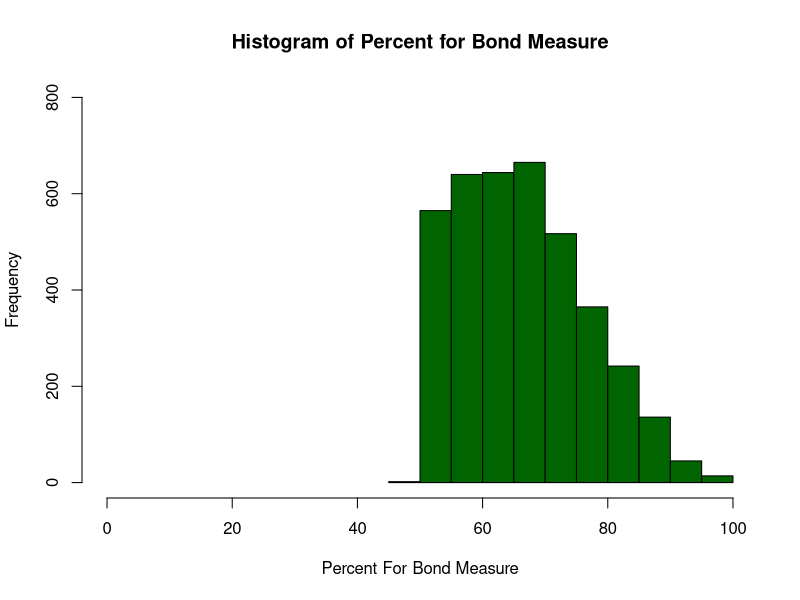
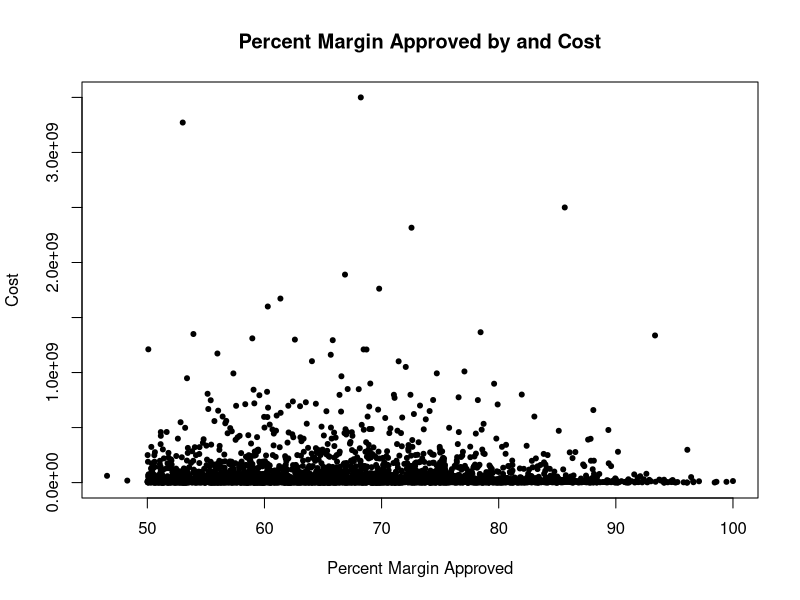

The R source for these figures, in order:
#import dataset
BondSet <- read.csv("Homework1_Bonds.csv")

##How many of these bonds were approved by voters, and how many were defeated? 
table(BondSet$Result)
#This function shows us the observations for the Result variable. 6761 were approved and 1508 were defeated.



##Calculate a new variable in the dataframe called “Votes_Total” that is the sum of the votes “for” and “against” the bond measure.  
BondSet$Votes_Total = BondSet$Votes_For + BondSet$Votes_Against
#This code just creates the new votes variable and sets the obs of the var as the sum of two pre-existing variables.

##Are there any differences in the rates of approved bonds across the four different government types?
approvedvars <- BondSet[BondSet$Result == 'Carried',]
prop.table(table(BondSet$Gov_Type,BondSet$Result),1)
#Here I subset the vars that approved bonds for future use
#I used a prop table, and calculated the row% with the ,1 to see rates of govt types.




##Create a subset of this dataset that contains the bond measures that were approved and had at least 10 total votes.  
EnoughTurnouts <- approvedvars[approvedvars$Votes_Total >= 10,]
#Here I had to be a little sneaky so I could just reuse our existing subset with approved bonds
# then applied the >=10 condition to get the required turnout

##Next, create a variable that gives the percentage of total votes that were for the bond measure.  
EnoughTurnouts$forpercent <- (EnoughTurnouts$Votes_For / EnoughTurnouts$Votes_Total)*100
##Finally, make a graph of the distribution of your new variable for your subset of bond measures 
hist(EnoughTurnouts$forpercent,main='Histogram of Percent for Bond Measure',xlab='Percent For Bond Measure',col='darkgreen',xlim=c(0,100),ylim=c(0,800))
mean(EnoughTurnouts$forpercent)
median(EnoughTurnouts$forpercent)
#Created a basic frequency histogram here, and adjusted the Y Limit. The X limit was intuitive as percent cannot go over 100%.


##Is the margin a bond was approved by related to its cost? 
##Use your subset from #3 to create a graph to display this relationship and calculate the appropriate descriptive statistic.

plot(EnoughTurnouts$forpercent,EnoughTurnouts$Amount,main='Percent Margin Approved by and Cost',xlab='Percent Margin Approved',ylab='Cost',pch=20)
cor(EnoughTurnouts$forpercent,EnoughTurnouts$Amount) #This calculates our correlation statistic
